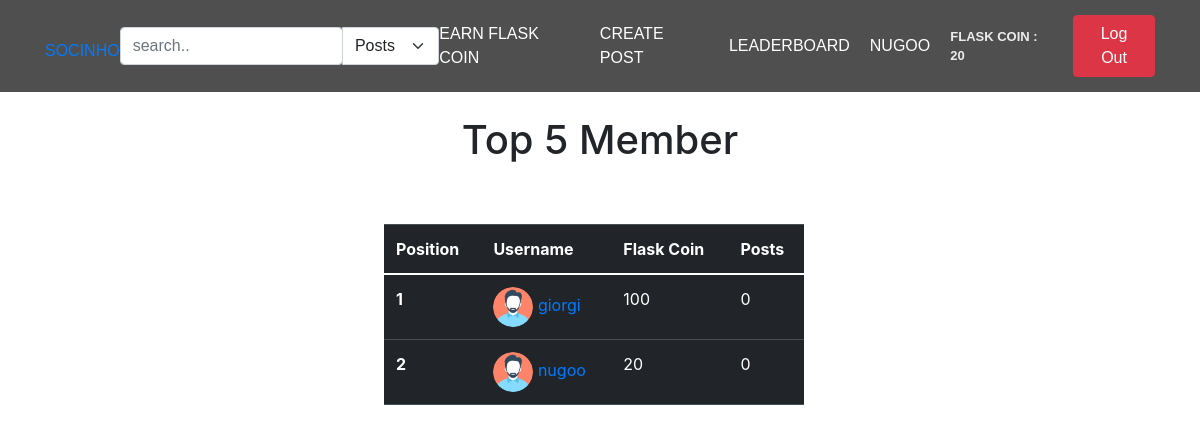
The page /leaderboard (signed in) on the database as committed earlier.
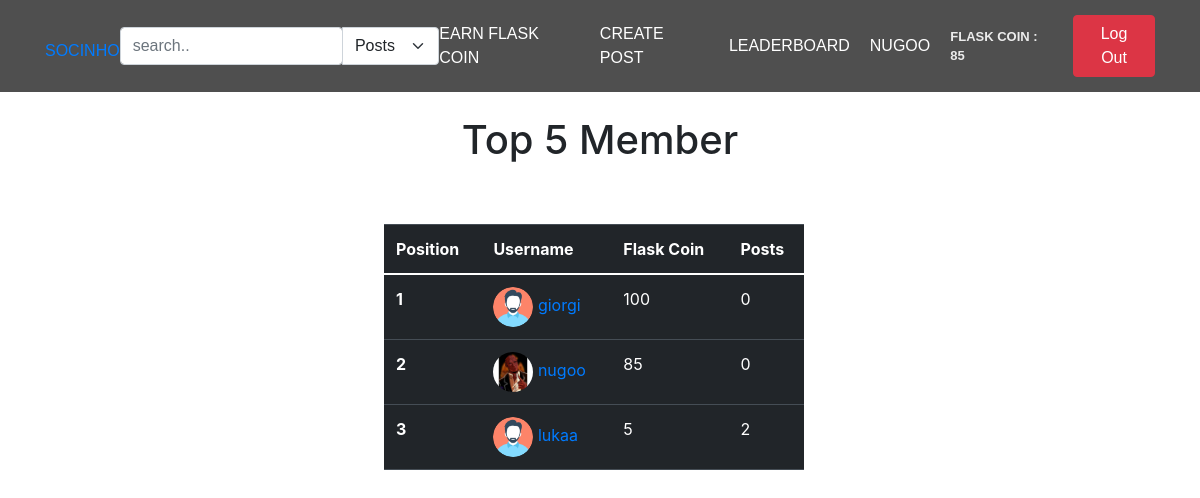
The same page on the database as committed later.
### app/main/models.py (models this page shows, shortened)
class User(db.Model, UserMixin):
    id = db.Column(db.Integer, primary_key=True)
    username = db.Column(db.String(80), unique=True)
    email = db.Column(db.String(50), nullable=False)
    password = db.Column(db.String(50), nullable=False)
    user_image = db.Column(db.String(80), default='static/pfp/default.png')
    flask_coin = db.Column(db.Integer, default=100)
    privacy = db.Column(db.String(50), default='public')
    posts = db.relationship('Post', backref='user', lazy=True, cascade="all, delete-orphan")
    followers = db.relationship('Follow', foreign_keys='Follow.following_to_id', backref='following_to', lazy='dynamic', cascade="all, delete-orphan", uselist=True)
    following = db.relationship('Follow', foreign_keys='Follow.following_from_id', backref='following_from', lazy='dynamic', cascade="all, delete-orphan", uselist=True)
    likes = db.relationship('Like', backref='user', lazy=True, cascade="all, delete-orphan")
    def delete(self):
        db.session.delete(self)
        db.session.commit()

### app/main/views.py (the view)
@main_bp.route('/leaderboard')
@login_required
def leaderboard():
    users = User.query.order_by(User.flask_coin.desc()).limit(5).all()
    user_data = []
    for user in users:
        post = Post.query.filter(Post.user_id == user.id, Post.post_type != 'anonym').all()
        user_data.append({
            'user': user,
            'posts': len(post)
        })
    return render_template('leaderboard.html', users=user_data)

### app/main/views.py (called while the page is built)
@login_manager.user_loader
def load_user(user_id):
    return User.query.get(user_id)

### app/main/templates/leaderboard.html (shortened to what this page needs)
{% extends "main.html" %}
{% block content %}
<div class='leaderboard'>
  <h1>Top 5 Member</h1>
</div>
<table class="table table-dark" style='width: 35%;margin-left:32%;margin-top:5%;'>
  <thead>
    <tr>
      <th scope="col">Position</th>
      <th scope="col">Username</th>
      <th scope="col">Flask Coin</th>
      <th scope="col">Posts</th>
    </tr>
  </thead>
  <tbody>
    {% for user in users %}
    <tr>
      <th scope="row">{{loop.index}}</th>
      <td>
      <a href="{{ url_for('main.users_profile', user_id=user['user'].id) }}">
        <img src="{{user['user'].user_image}}" alt="pfp" width="40" height="40" style="border-radius: 50%;">
        {{user['user'].username}}
        </td>
      <td>{{user['user'].flask_coin}}</td>
      <td>{{user['posts']}}</td>
    </tr>
    {% endfor %}
  </tbody>
</table>
{% endblock content %}

### app/main/templates/main.html (shortened to what this page needs)
<!DOCTYPE html>
<html lang="en">
<head>
    <link rel="stylesheet" href="https://cdn.jsdelivr.net/npm/bootstrap@5.0.0-alpha1/dist/css/bootstrap.min.css">
    <link rel="stylesheet" href="{{ url_for('static', filename='style.css') }}">
    <link rel="stylesheet" href="https://cdn.jsdelivr.net/npm/bootstrap@4.3.1/dist/css/bootstrap.min.css">
</head>
<body>
    <header class="main-header">
        <div class="container">
            <li class="socinho" ><a href="{{ url_for('main.index') }}">SOCINHO</a> </li>
            {% if current_user.is_authenticated %}
                <form action="{{ url_for('main.search') }}" method="post">
                    <div class="input-group">
                        <input  type="search" class="form-control rounded" placeholder="search.." aria-label="Search" aria-describedby="search-addon" name="search" required />
                        <select class="form-select" aria-label="Default select example" onchange="this.form.submit()" name="search_filter">
                            <option value="posts" >Posts</option>
                        </select>
                    </div>
                </form>
            {% endif %}
            <nav class="main-navigation">
                {% if current_user.username %}
                    <li><a href="{{ url_for('main.play_for_earn') }}">Earn Flask Coin </a></li>
                    <li><a href="/create-post" data-toggle="modal" data-target="#mymodal">Create Post</a></li>
                    <li><a href="/leaderboard">Leaderboard</a></li>
                    <li><a href="{{ url_for('main.user_profile') }}">{{current_user.username}}</a></li>
                    <li><p class="balance" style="margin: 0">Flask Coin : {{ current_user.flask_coin }}</p>
                {% endif %}
            </nav>
            <div>
                {% if current_user.username %}
                    <li>
                        <form action="{{ url_for('main.logout') }}">
                            <button name="submit" type="submit" class="btn btn-danger">Log Out</button>
                        </form>
                    </li>
                {% endif %}
            </div>
        </div>
    </header>
    {% block content %}
    {% endblock %}
</body>
</html>

### app/main/static/style.css (style rules this page uses)
body { background-color: #000; }
body { background-color: rgb(156, 205, 226); }
li { list-style-type: none; }
.main-header { top: 0; padding: 15px; width: 100%; background-color: rgba(35, 35, 35, 0.8); z-index: 11; }
.main-header .container { font-family: "Source Sans Pro Bold", sans-serif; display: flex; align-items: center; justify-content: space-between; text-transform: uppercase; }
.main-header .container .main-navigation { transition: 1s height; text-transform: uppercase; display: flex; align-items: center; }
.main-header .container .main-navigation li { width: fit-content; margin-right: 20px; padding: 0; }
.main-header .container .main-navigation li a { font-size: 16px; color: white; -webkit-transition: 0.3s; -moz-transition: 0.3s; -o-transition: 0.3s; transition: 0.3s; }
.balance { font-size: 13px; font-weight: bold; color: #ececec; }
body { background-color:#545454; font-family: "Poppins", sans-serif; font-weight: 300; }
.leaderboard { text-align: center; margin-top: 2%; }
.rounded { width: 55% !important; }
.socinho { margin-top: 10px; }

Rows that differ between the two databases and show on the page:
changed User "NUGOO": flask_coin "20" → "85"; user.user_image: picture added; user.user_image: picture removed
added User: user.user_image (placeholder picture), user.username "lukaa", user.flask_coin "5"
Other text that changed with them:
new list line: "2 0"
new list line: "nugoo 85"
new list line: "3 2"
list line gone: "2 0"
list line gone: "nugoo 20"
